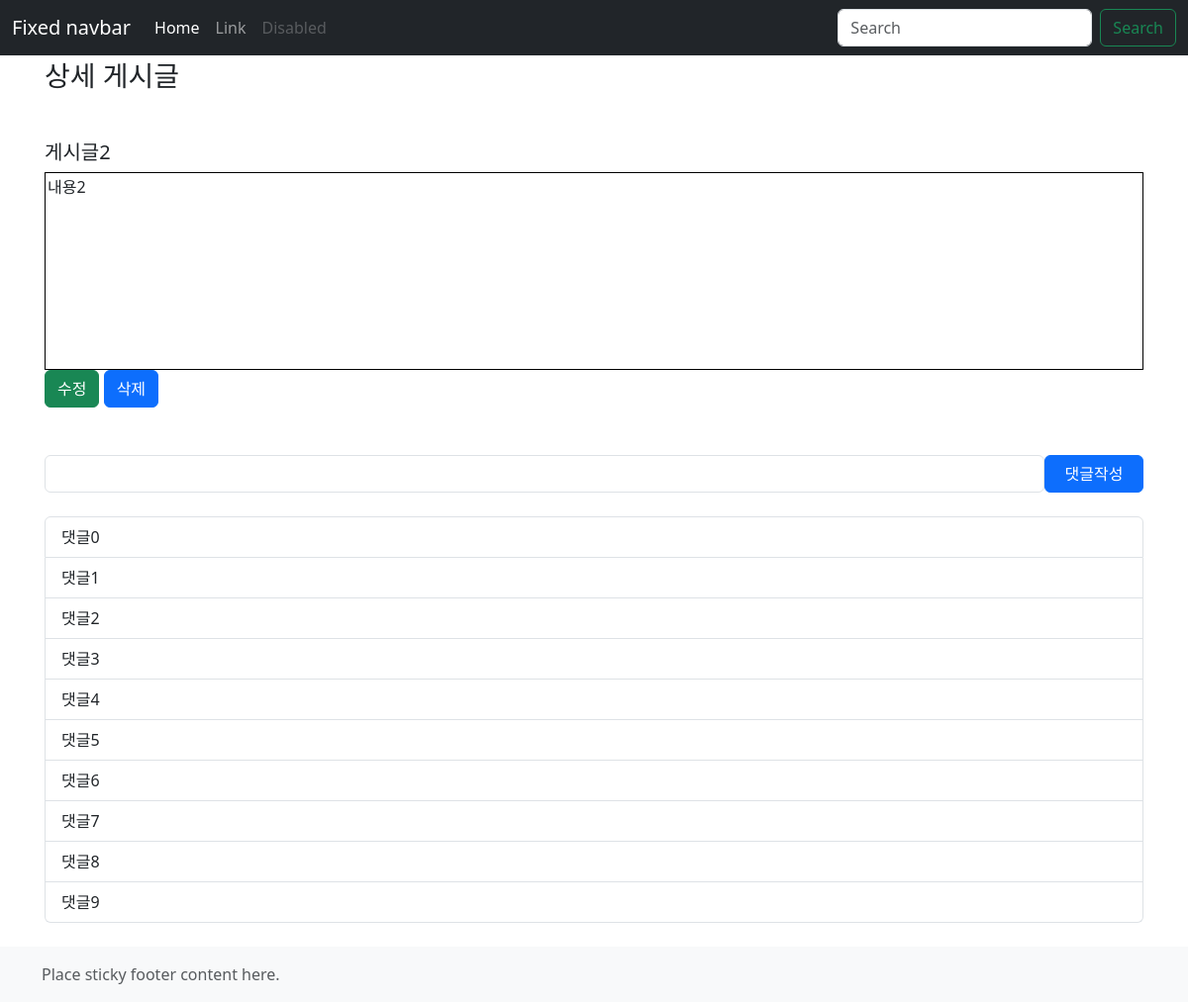
Page /board/2/ on the committed database.
### board/models.py (models this page shows, shortened)
class Board(models.Model):
    id = models.AutoField(primary_key=True)
    title = models.CharField(max_length=255, validators=[
        validators.MinLengthValidator(2, "최소 세 글자 이상은 입력해주셔야 합니다.")
    ])
    author = models.CharField(max_length=255)
    content = models.TextField(validators=[
        validators.MinLengthValidator(10, "최소 10글자 이상은 입력해주셔야 합니다."),
    ])  # Text
    is_delete = models.BooleanField(default=False)
    created_at = models.DateTimeField(auto_now_add=True)
    updated_at = models.DateTimeField(auto_now=True)
    @property
    def is_active(self):
        return not self.is_delete

class Comment(models.Model):
    content = models.CharField(max_length=255)
    board = models.ForeignKey("Board", on_delete=models.SET_NULL,
                              null=True,)
    created_at = models.DateTimeField(auto_now_add=True)
    updated_at = models.DateTimeField(auto_now=True)

### board/views.py (the view, shortened to what this page needs)
# urls.py: path('<int:board_id>/', views.board_detail, name="detail"),
def board_detail(request, board_id):
    board = Board.objects.get(pk=board_id)
    board_history = request.session.get('board_history')
    if not board_history:
        request.session['board_history'] = []
    request.session['board_history'] += [board_id]
    if not (board and board.is_active):
        return Http404("요청하신 페이지가 없습니다.")
    form = CommentForm()
    resp = render(request,
                "board/detail.html",
                {'board': board, 'form': form})
    history = request.COOKIES.get('board_history')
    if not history:
        history = []
        history = json.dumps(history)
    history = json.loads(history)
    history += [board_id]
    resp.set_cookie('board_history', json.dumps(history))
    return resp

### board/forms.py
class CommentForm(forms.ModelForm):
    def __init__(self, *args, **kwargs):
        super().__init__(*args, **kwargs)
        self._widget_update()
    class Meta:
        model = Comment
        fields = ["content"]
    def _widget_update(self):
        for visible in self.visible_fields():
            visible.field.widget.attrs['class'] = 'form-control'

### board/templates/board/detail.html (shortened to what this page needs)
{% extends './base.html' %}
{% block main %}
  <div class="container">
    <h3>상세 게시글</h3>
    <div class="my-5">
      <div class="my-2">
        <h5>{{ board.title }}</h5>
      </div>
      <div style="border:1px solid black; padding:2px; min-height:200px;">
        {{ board.content }}
      </div>
      <a href="{% url 'board:edit' board.id %}" class='btn btn-success'>
        수정
      </a>
      <a href="{% url 'board:delete' board.id %}" class='btn btn-primary'>삭제</a>
    </div>
    <div class="mv-4">
      <form action="" method="POST" style="display:flex; flex-direction:row;">
        {% for field in form %}
            {{ field }}
        {% endfor %}
        <button type="submit" class="btn btn-primary" style="min-width:100px;">
          댓글작성
        </button>
      </form>
    </div>
    <div class="my-4">
      <ul class="list-group">
        {% for comment in board.comment_set.all %}
          <li class="list-group-item">{{ comment.content }}</li>
        {% endfor %}
      </ul>
    </div>
  </div>
{% endblock %}

### board/templates/board/base.html (shortened to what this page needs)
{% load static %}
<!DOCTYPE html>
<html lang="en">
  <head>
    <link rel='stylesheet' href="{% static 'bootstrap/css/bootstrap.css' %}">
  </head>
  <body>
    {% include './partials/header.html'%}
    <main class="flex-shrink-0">
        {% block main%}{% endblock %}
    </main>
    {% include './partials/footer.html' %}
  </body>
</html>

### board/templates/board/partials/header.html (shortened to what this page needs)
<header>
    <nav class="navbar navbar-expand-md navbar-dark fixed-top bg-dark">
      <div class="container-fluid">
        <a class="navbar-brand" href="#">Fixed navbar</a>
        <div class="collapse navbar-collapse" id="navbarCollapse">
          <ul class="navbar-nav me-auto mb-2 mb-md-0">
            <li class="nav-item">
              <a class="nav-link active" aria-current="page" href="#">Home</a>
            </li>
            <li class="nav-item">
              <a class="nav-link" href="#">Link</a>
            </li>
            <li class="nav-item">
              <a class="nav-link disabled">Disabled</a>
            </li>
          </ul>
          <form class="d-flex">
            <input class="form-control me-2" type="search" placeholder="Search" aria-label="Search">
            <button class="btn btn-outline-success" type="submit">Search</button>
          </form>
        </div>
      </div>
    </nav>
  </header>

### board/templates/board/partials/footer.html
<footer class="footer mt-auto py-3 bg-light">
    <div class="container">
      <span class="text-muted">Place sticky footer content here.</span>
    </div>
  </footer>

### board/templates/board/base.html (style rules this page uses)
main > .container { padding: 60px 15px 0; }

### rows in the picture
Board: title "게시글2", content "내용2"
Comment: content "댓글0"
Comment: content "댓글1"
Comment: content "댓글2"
Comment: content "댓글3"
Comment: content "댓글4"
Comment: content "댓글5"
Comment: content "댓글6"
Comment: content "댓글7"
Comment: content "댓글8"
Comment: content "댓글9"
